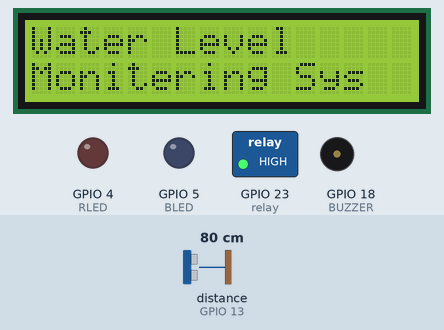
The sketch below on a simulated ESP32. Shown: 16×2 character LCD, switched loads named in the sketch (green lamp = pin HIGH), output pins drawn as LEDs (lit = HIGH), buzzer (waves = sounding, pin HIGH). Wiring (inferred from the names in the program): ultrasonic range finder: trigger GPIO 12; echo GPIO 13. Inputs (shaded band) come from the test bench; at power-on: distance to the obstacle (sensor on GPIO 13) 80 cm. The echo pulse lasts 58.3 µs per cm; WiFi joins after 1.5 s; servers stay silent unless stated; pins used as bus, display or sensor lines are not drawn; what the sketch prints to the serial monitor is not drawn.

Above: at 0.2 s.
5.4 s: distance to the obstacle (sensor on GPIO 13) set to 2 cm
At 6.9 s:
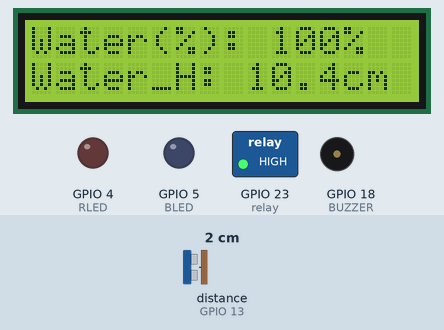
7.7 s: distance to the obstacle (sensor on GPIO 13) set to 4 cm
At 9.4 s:
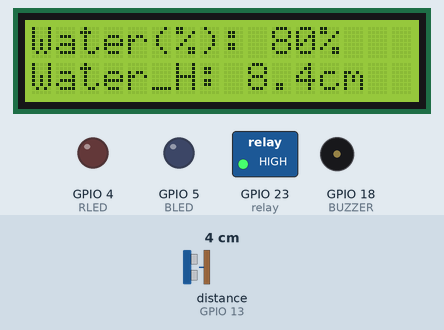
9.7 s: distance to the obstacle (sensor on GPIO 13) set to 9 cm
At 11.1 s:
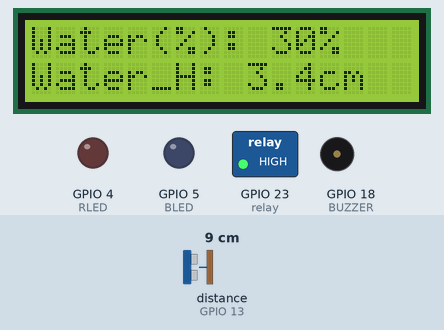
Timing chart, 0 to 12.7 s (numbered marks = the images above; inputs shaded):
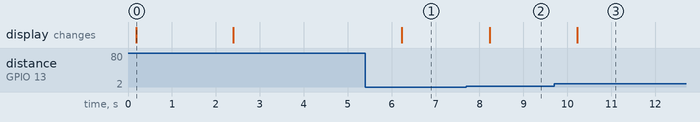

Measured:
- after the input at 5.4 s, the display: changes after 0.83 s (image 1)
- after the input at 7.7 s, the display: changes after 0.53 s (image 2)
- after the input at 9.7 s, the display: changes after 0.53 s (image 3)
- what the display in image 0 shows lasts 2.2 s, from 0.2 s to 2.4 s

The sketch:

Water_Level_Monitoring.ino
```cpp
#define BLYNK_TEMPLATE_ID "TMPL6mhEr_Ynq"
#define BLYNK_TEMPLATE_NAME "Water Level  Monitering"
#define BLYNK_AUTH_TOKEN "Cuu_y00_IVSOTrPvtAUkPTzhgmrhc242"

#include <LiquidCrystal_I2C.h>
#include <WiFi.h>
#include <WiFiClient.h>
#include <BlynkSimpleEsp32.h>
#include <ESP_Mail_Client.h>
#include "secret.h"
#define SMTP_server "smtp.gmail.com"
#define SMTP_Port 587
#define sender_email EMAIL_SENDER    // sender email id
#define sender_password EMAIL_PASSWORD
#define Recipient_email "nanayakkaraj210@gmail.com"    // receiver email id
#define Recipient_name "ESP32"

// ---------- WiFi ----------
char ssid[] = WIFI_SSID;
char pass[] = WIFI_PASS;

// ---------- Tank distances (cm) ----------
float emptyTankDistance = 12.4;   // distance when tank is empty
float fullTankDistance  = 2;   // distance when tank is full

bool lowAlertSent = false;
bool fullAlertSent = false;
// ---------- Pins (avoid strapping pins) ----------
#define RLED 4
#define BLED 5
#define TRIGPIN 12
#define ECHOPIN 13
#define BUZZER 18
#define relay 23


// ---------- Blynk virtual pins ----------
#define VPIN_LEVEL   V0
#define VPIN_DIST    V1

LiquidCrystal_I2C lcd(0x27, 16, 2);
BlynkTimer timer;
SMTPSession smtp;

float lastDistance = NAN;
int   lastLevel    = -1;

void alert(int ledPin) {
  for (int i = 0; i < 10; i++) {
    digitalWrite(ledPin, HIGH);
    digitalWrite(BUZZER, HIGH);
    delay(500);
    digitalWrite(ledPin, LOW);
    digitalWrite(BUZZER, LOW);
    delay(500);
  }
}

void displayDataLCD(int level, float dist) {
  lcd.clear();
  lcd.setCursor(0, 0);
  lcd.print("Water(%): ");
  lcd.print(level);
  lcd.print("%");

  lcd.setCursor(0, 1);
  lcd.print("Water_H: ");
  lcd.print(dist, 1); // one decimal place
  lcd.print("cm");

}

void measureDistance() {
  // trigger pulse
  digitalWrite(TRIGPIN, LOW);
  delayMicroseconds(2);
  digitalWrite(TRIGPIN, HIGH);
  delayMicroseconds(10);
  digitalWrite(TRIGPIN, LOW);

  // echo pulse with timeout (30000 us ≈ 5 m range)
  unsigned long duration = pulseIn(ECHOPIN, HIGH, 30000UL);
  if (duration == 0) {
    Serial.println("Echo timeout");
    return;
  }

  // convert to distance (cm). speed of sound ~0.0343 cm/us -> dist = (duration/2)*0.0343
  float distance = (duration * 0.0343f) / 2.0f;

  // clamp and compute level
  distance = constrain(distance, 0.0f, 400.0f);
  if (distance > (fullTankDistance - 10) && distance < emptyTankDistance) {
    int level = map((int)distance, emptyTankDistance, fullTankDistance, 0, 100);
    level = constrain(level, 0, 100);

    // only update if changed (reduces LCD/Blynk spam)
    if (level != lastLevel || fabs(distance - lastDistance) > 0.2f) {
      float waterlevelheight = emptyTankDistance - distance;
      displayDataLCD(level, waterlevelheight);
      Blynk.virtualWrite(VPIN_LEVEL, level);
      Blynk.virtualWrite(VPIN_DIST, String(waterlevelheight, 1) + " cm");

      Serial.print("waterlevelheight: ");
      Serial.print(waterlevelheight, 1);
      Serial.print(" cm | Level: ");
      Serial.print(level);
      Serial.println("%");

        smtp.debug(1);
        ESP_Mail_Session session;
        session.server.host_name = SMTP_server;
        session.server.port = SMTP_Port;
        session.login.email = sender_email;
        session.login.password = sender_password;
        session.login.user_domain = "";


      if(waterlevelheight <= 1.8 && !lowAlertSent){

              alert(RLED);

              digitalWrite(relay, LOW); // LOW = Motor ON (active LOW relay)
              Serial.println("Motor is ON ");
              digitalWrite(BUZZER, LOW);

              lowAlertSent = true;
              fullAlertSent = false;

                    // Declare the message class
            SMTP_Message message;
            message.sender.name = "Water_Level_Monitering";
            message.sender.email = sender_email;
            message.subject = "Water Level is LOW_Refill Needed";
            message.addRecipient(Recipient_name, Recipient_email);

            // Send simple text message
            String textMsg = "water level in your tank is critically low.  \nCurrent Water Height:  (" + String(waterlevelheight, 1) + " cm)";
            message.text.content = textMsg.c_str();
            message.text.charSet = "us-ascii";
            message.text.transfer_encoding = Content_Transfer_Encoding::enc_7bit;

            if (!smtp.connect(&session))
              return;

            if (!MailClient.sendMail(&smtp, &message))
              Serial.println("Error sending Email, " + smtp.errorReason());
      }
      else if((emptyTankDistance - fullTankDistance) <= waterlevelheight  && !fullAlertSent){

            alert(BLED);

            digitalWrite(relay, HIGH); // HIGH = Motor OFF (active HIGH relay)
            Serial.println("Motor is OFF ");

            fullAlertSent = true;
            lowAlertSent = false;

          // Declare the message class
            SMTP_Message message;
            message.sender.name = "Water_Level_Monitering";
            message.sender.email = sender_email;
            message.subject = "Water Tank is FULL_Action Required";
            message.addRecipient(Recipient_name, Recipient_email);

            // Send simple text message
            String textMsg = "Water level in your tank has reached its full capacity. \nCurrent Water Height:  (" + String(waterlevelheight, 1) + " cm)";
            message.text.content = textMsg.c_str();
            message.text.charSet = "us-ascii";
            message.text.transfer_encoding = Content_Transfer_Encoding::enc_7bit;

            if (!smtp.connect(&session))
              return;

            if (!MailClient.sendMail(&smtp, &message))
              Serial.println("Error sending Email, " + smtp.errorReason());
      }
      else{
        digitalWrite(BLED,LOW);
        digitalWrite(RLED,LOW);
      }

      lastLevel = level;
      lastDistance = distance;
    }
  } else {
    Serial.println("Reading out of calibrated range");
  }
}

void checkBlynkStatus() {
  if (Blynk.connected()) {
    Serial.println("✅ Blynk Connected");
  } else {
    Serial.println("❌ Blynk Not Connected");
    Blynk.connect(5000); // try to reconnect for up to 5s
  }
}

BLYNK_CONNECTED() {
  Blynk.syncVirtual(VPIN_LEVEL);
  Blynk.syncVirtual(VPIN_DIST);
}

void setup() {
  Serial.begin(115200);
  delay(100);

  // pins
  pinMode(RLED, OUTPUT);
  pinMode(BLED, OUTPUT);
  pinMode(TRIGPIN, OUTPUT);
  pinMode(ECHOPIN, INPUT);
  pinMode(BUZZER, OUTPUT);
  pinMode(relay, OUTPUT);
  digitalWrite(relay, HIGH);

  // LCD
  lcd.init();
  lcd.backlight();
  lcd.clear();
  lcd.setCursor(0, 0);
  lcd.print("Water Level");
  lcd.setCursor(0, 1);
  lcd.print("Monitering Sys");
  delay(2200);
  lcd.clear();

  // Simplest, robust way: lets Blynk handle Wi-Fi + cloud connect
  Serial.println("Connecting to Wi-Fi & Blynk...");
  Blynk.begin(BLYNK_AUTH_TOKEN, ssid, pass, "blynk.cloud", 80);  // blocks until connected
  Serial.println("Connected.");

  // timers
  timer.setInterval(1000L, measureDistance);   // 0.5s measurements
  timer.setInterval(2000L, checkBlynkStatus); // connection check
}

void loop() {
  Blynk.run();
  timer.run();
}
```

secret.h
```cpp
#ifndef SECRETS_H
#define SECRETS_H

#define WIFI_SSID "iPhone_D"
#define WIFI_PASS "oisa2267"

#define EMAIL_SENDER "dileeshaperera46@gmail.com"
#define EMAIL_PASSWORD "rwafnsaaokflgtjc"

#endif
```
